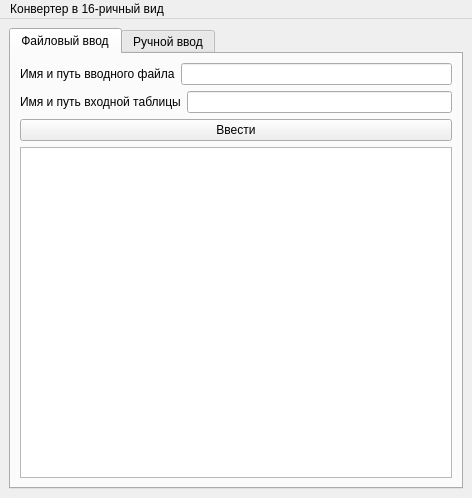
<?xml version="1.0" encoding="UTF-8"?>
<ui version="4.0">
 <class>MainWindow</class>
 <widget class="QMainWindow" name="MainWindow">
  <property name="geometry">
   <rect>
    <x>0</x>
    <y>0</y>
    <width>472</width>
    <height>498</height>
   </rect>
  </property>
  <property name="windowTitle">
   <string>MainWindow</string>
  </property>
  <property name="iconSize">
   <size>
    <width>60</width>
    <height>60</height>
   </size>
  </property>
  <widget class="QWidget" name="centralwidget">
   <layout class="QHBoxLayout" name="horizontalLayout_8">
    <item>
     <widget class="QTabWidget" name="tabWidget">
      <property name="currentIndex">
       <number>0</number>
      </property>
      <widget class="QWidget" name="tab">
       <attribute name="title">
        <string>Файловый ввод</string>
       </attribute>
       <layout class="QHBoxLayout" name="horizontalLayout_6">
        <item>
         <layout class="QVBoxLayout" name="verticalLayout_2">
          <item>
           <layout class="QVBoxLayout" name="verticalLayout">
            <item>
             <layout class="QHBoxLayout" name="horizontalLayout_4">
              <item>
               <widget class="QLabel" name="label">
                <property name="text">
                 <string>Имя и путь вводного файла</string>
                </property>
               </widget>
              </item>
              <item>
               <widget class="QLineEdit" name="fileline"/>
              </item>
             </layout>
            </item>
            <item>
             <layout class="QHBoxLayout" name="horizontalLayout">
              <item>
               <widget class="QLabel" name="label_8">
                <property name="text">
                 <string>Имя и путь входной таблицы</string>
                </property>
               </widget>
              </item>
              <item>
               <widget class="QLineEdit" name="Tableoutput"/>
              </item>
             </layout>
            </item>
            <item>
             <widget class="QPushButton" name="findfileButton">
              <property name="text">
               <string>Ввести</string>
              </property>
             </widget>
            </item>
           </layout>
          </item>
          <item>
           <widget class="QTextEdit" name="fileoutput"/>
          </item>
         </layout>
        </item>
       </layout>
      </widget>
      <widget class="QWidget" name="tab_2">
       <attribute name="title">
        <string>Ручной ввод</string>
       </attribute>
       <layout class="QHBoxLayout" name="horizontalLayout_7">
        <item>
         <layout class="QVBoxLayout" name="verticalLayout_4">
          <item>
           <layout class="QHBoxLayout" name="horizontalLayout_2">
            <item>
             <widget class="QLabel" name="label_2">
              <property name="text">
               <string>Часы</string>
              </property>
             </widget>
            </item>
            <item>
             <widget class="QLineEdit" name="hourline"/>
            </item>
            <item>
             <widget class="QLabel" name="label_3">
              <property name="text">
               <string>Минуты</string>
              </property>
             </widget>
            </item>
            <item>
             <widget class="QLineEdit" name="minuteline"/>
            </item>
           </layout>
          </item>
          <item>
           <layout class="QHBoxLayout" name="horizontalLayout_3">
            <item>
             <widget class="QLabel" name="label_4">
              <property name="text">
               <string>День</string>
              </property>
             </widget>
            </item>
            <item>
             <widget class="QLineEdit" name="dayline"/>
            </item>
            <item>
             <widget class="QLabel" name="label_5">
              <property name="text">
               <string>Месяц</string>
              </property>
             </widget>
            </item>
            <item>
             <widget class="QLineEdit" name="monthline"/>
            </item>
            <item>
             <widget class="QLabel" name="label_6">
              <property name="text">
               <string>Год</string>
              </property>
             </widget>
            </item>
            <item>
             <widget class="QLineEdit" name="yearline"/>
            </item>
           </layout>
          </item>
          <item>
           <layout class="QHBoxLayout" name="horizontalLayout_5">
            <item>
             <widget class="QLabel" name="label_7">
              <property name="text">
               <string>Имя и путь выводной таблицы</string>
              </property>
             </widget>
            </item>
            <item>
             <widget class="QLineEdit" name="Outputline"/>
            </item>
            <item>
             <widget class="QPushButton" name="inputButton">
              <property name="text">
               <string>Ввести</string>
              </property>
             </widget>
            </item>
           </layout>
          </item>
          <item>
           <widget class="QTextEdit" name="handoutput"/>
          </item>
         </layout>
        </item>
       </layout>
      </widget>
     </widget>
    </item>
   </layout>
  </widget>
  <widget class="QMenuBar" name="menubar">
   <property name="geometry">
    <rect>
     <x>0</x>
     <y>0</y>
     <width>472</width>
     <height>21</height>
    </rect>
   </property>
   <property name="contextMenuPolicy">
    <enum>Qt::CustomContextMenu</enum>
   </property>
   <property name="defaultUp">
    <bool>true</bool>
   </property>
   <property name="nativeMenuBar">
    <bool>false</bool>
   </property>
   <widget class="QMenu" name="menu">
    <property name="title">
     <string>Конвертер в 16-ричный вид</string>
    </property>
    <addaction name="separator"/>
   </widget>
   <addaction name="menu"/>
  </widget>
 </widget>
 <tabstops>
  <tabstop>findfileButton</tabstop>
  <tabstop>tabWidget</tabstop>
  <tabstop>handoutput</tabstop>
  <tabstop>dayline</tabstop>
  <tabstop>monthline</tabstop>
  <tabstop>yearline</tabstop>
  <tabstop>hourline</tabstop>
  <tabstop>minuteline</tabstop>
  <tabstop>fileline</tabstop>
  <tabstop>inputButton</tabstop>
  <tabstop>fileoutput</tabstop>
 </tabstops>
 <resources/>
 <connections/>
</ui>
